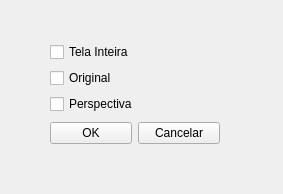
<?xml version="1.0" encoding="UTF-8"?>
<ui version="4.0">
 <class>DialogSave</class>
 <widget class="QWidget" name="DialogSave">
  <property name="geometry">
   <rect>
    <x>0</x>
    <y>0</y>
    <width>283</width>
    <height>194</height>
   </rect>
  </property>
  <property name="windowTitle">
   <string>Salvar</string>
  </property>
  <widget class="QWidget" name="">
   <property name="geometry">
    <rect>
     <x>50</x>
     <y>40</y>
     <width>170</width>
     <height>106</height>
    </rect>
   </property>
   <layout class="QVBoxLayout" name="verticalLayout_2">
    <item>
     <layout class="QVBoxLayout" name="verticalLayout">
      <item>
       <widget class="QCheckBox" name="cbTela">
        <property name="text">
         <string>Tela Inteira</string>
        </property>
       </widget>
      </item>
      <item>
       <widget class="QCheckBox" name="cbOriginal">
        <property name="text">
         <string>Original</string>
        </property>
       </widget>
      </item>
      <item>
       <widget class="QCheckBox" name="cbPerspectiva">
        <property name="text">
         <string>Perspectiva</string>
        </property>
       </widget>
      </item>
     </layout>
    </item>
    <item>
     <layout class="QHBoxLayout" name="horizontalLayout">
      <item>
       <widget class="QPushButton" name="btOK">
        <property name="text">
         <string>OK</string>
        </property>
       </widget>
      </item>
      <item>
       <widget class="QPushButton" name="btCancel">
        <property name="text">
         <string>Cancelar</string>
        </property>
       </widget>
      </item>
     </layout>
    </item>
   </layout>
  </widget>
 </widget>
 <resources/>
 <connections/>
</ui>
